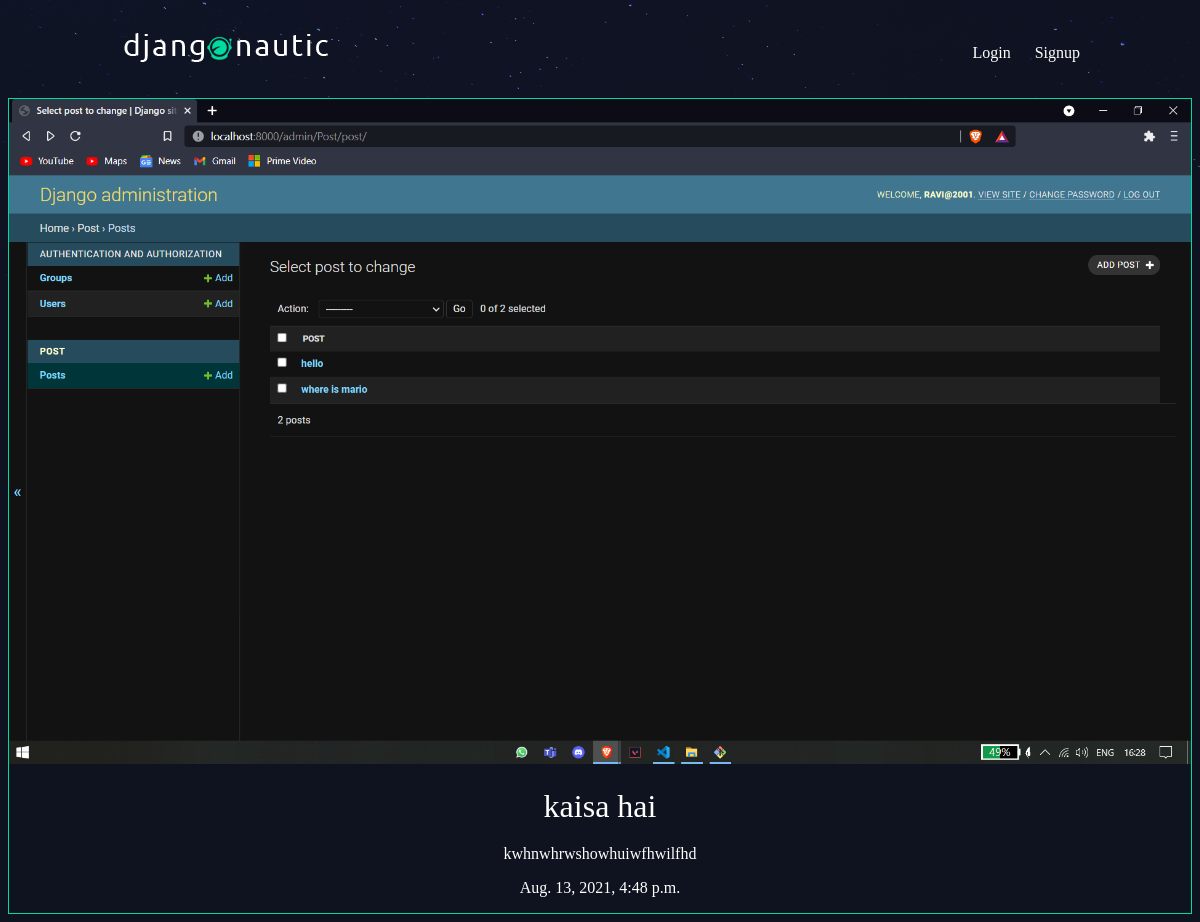
Page /Post/kaisa-hai/ on the committed database.
### Post/models.py (models this page shows, shortened)
class Post(models.Model):
    Title = models.CharField(max_length=100)
    Slug = models.SlugField()
    Body = models.TextField()
    Date = models.DateTimeField(auto_now_add=True)
    thumb = models.ImageField(default= 'hi.jpg', blank= True)
    author = models.ForeignKey(User, on_delete=models.CASCADE,default=None)

### Post/views.py (the view)
# urls.py: path('<slug:slug>/',views.post_detail, name="detail"),
def post_detail(request, slug):
   post = Post.objects.get(Slug= slug)
   return render(request, 'post_detail.html', {'post':post})

### Post/templates/post_detail.html
{% extends 'base_layout.html' %}
{% block content %}
<div class="post-detail">
    <div class="post">
        <img src="{{post.thumb.url}}">
        <h2>{{post.Title}}</h2>
        <p> {{post.Body}}</p>
        <p>{{post.Date}}</p>
    </div>
</div>
{% endblock %}

### assets/styles.css (style rules this page uses)
body { background-color: #0f121f; background-image: url(/static/stars.png); background-repeat: no-repeat; color: #fff; }
body * { font-family: Ubuntu; }
h1, h2, h3, h4, h5 { font-weight: normal; margin: 0; }
.post { padding: 10px; border: 1px solid #00dba0; position: relative; padding-bottom: 40px; }
.post h2 { font-size:1.2em; }
.post-detail .post { padding:0; }
.post-detail .post img { max-width: 100%; }
.post-detail .post h2 { text-align: center; margin: 20px auto; font-size:2em; }
.post-detail .post p { text-align: center; }

### rows in the picture
Post: thumb (picture), Title "kaisa hai", Body "kwhnwhrwshowhuiwfhwilfhd", Date "Aug. 13, 2021, 4:48 p.m."
